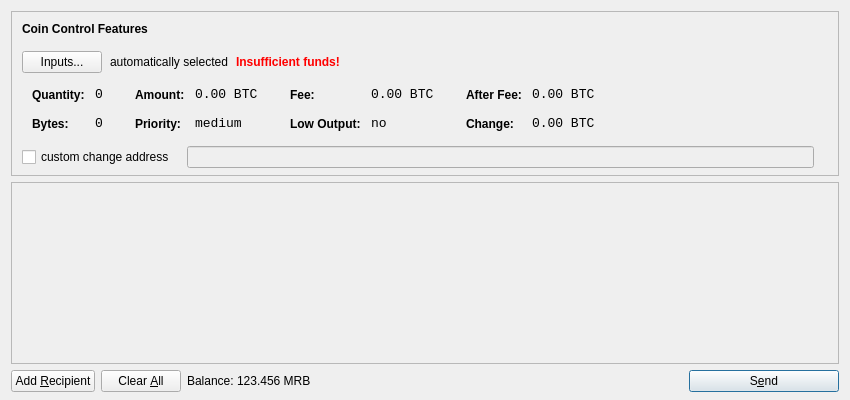
<?xml version="1.0" encoding="UTF-8"?>
<ui version="4.0">
 <class>SendCoinsDialog</class>
 <widget class="QDialog" name="SendCoinsDialog">
  <property name="geometry">
   <rect>
    <x>0</x>
    <y>0</y>
    <width>850</width>
    <height>400</height>
   </rect>
  </property>
  <property name="windowTitle">
   <string>Send Coins</string>
  </property>
  <layout class="QVBoxLayout" name="verticalLayout" stretch="0,1,0">
   <property name="bottomMargin">
    <number>8</number>
   </property>
   <item>
    <widget class="QFrame" name="frameCoinControl">
     <property name="sizePolicy">
      <sizepolicy hsizetype="Expanding" vsizetype="Expanding">
       <horstretch>0</horstretch>
       <verstretch>0</verstretch>
      </sizepolicy>
     </property>
     <property name="maximumSize">
      <size>
       <width>16777215</width>
       <height>16777215</height>
      </size>
     </property>
     <property name="frameShape">
      <enum>QFrame::StyledPanel</enum>
     </property>
     <property name="frameShadow">
      <enum>QFrame::Sunken</enum>
     </property>
     <layout class="QVBoxLayout" name="verticalLayoutCoinControl2">
      <property name="spacing">
       <number>-1</number>
      </property>
      <property name="leftMargin">
       <number>0</number>
      </property>
      <property name="topMargin">
       <number>0</number>
      </property>
      <property name="rightMargin">
       <number>0</number>
      </property>
      <property name="bottomMargin">
       <number>6</number>
      </property>
      <item>
       <layout class="QVBoxLayout" name="verticalLayoutCoinControl" stretch="0,0,0,0,1">
        <property name="spacing">
         <number>0</number>
        </property>
        <property name="leftMargin">
         <number>10</number>
        </property>
        <property name="topMargin">
         <number>10</number>
        </property>
        <item>
         <layout class="QHBoxLayout" name="horizontalLayoutCoinControl1">
          <property name="bottomMargin">
           <number>15</number>
          </property>
          <item>
           <widget class="QLabel" name="labelCoinControlFeatures">
            <property name="sizePolicy">
             <sizepolicy hsizetype="Preferred" vsizetype="Maximum">
              <horstretch>0</horstretch>
              <verstretch>0</verstretch>
             </sizepolicy>
            </property>
            <property name="font">
             <font>
              <weight>75</weight>
              <bold>true</bold>
             </font>
            </property>
            <property name="styleSheet">
             <string notr="true">font-weight:bold;</string>
            </property>
            <property name="text">
             <string>Coin Control Features</string>
            </property>
           </widget>
          </item>
         </layout>
        </item>
        <item>
         <layout class="QHBoxLayout" name="horizontalLayoutCoinControl2" stretch="0,0,0,0">
          <property name="spacing">
           <number>8</number>
          </property>
          <property name="bottomMargin">
           <number>10</number>
          </property>
          <item>
           <widget class="QPushButton" name="pushButtonCoinControl">
            <property name="styleSheet">
             <string notr="true"/>
            </property>
            <property name="text">
             <string>Inputs...</string>
            </property>
           </widget>
          </item>
          <item>
           <widget class="QLabel" name="labelCoinControlAutomaticallySelected">
            <property name="text">
             <string>automatically selected</string>
            </property>
            <property name="margin">
             <number>5</number>
            </property>
           </widget>
          </item>
          <item>
           <widget class="QLabel" name="labelCoinControlInsuffFunds">
            <property name="font">
             <font>
              <weight>75</weight>
              <bold>true</bold>
             </font>
            </property>
            <property name="styleSheet">
             <string notr="true">color:red;font-weight:bold;</string>
            </property>
            <property name="text">
             <string>Insufficient funds!</string>
            </property>
            <property name="margin">
             <number>5</number>
            </property>
           </widget>
          </item>
          <item>
           <spacer name="horizontalSpacerCoinControl">
            <property name="orientation">
             <enum>Qt::Horizontal</enum>
            </property>
            <property name="sizeHint" stdset="0">
             <size>
              <width>40</width>
              <height>1</height>
             </size>
            </property>
           </spacer>
          </item>
         </layout>
        </item>
        <item>
         <widget class="QWidget" name="widgetCoinControl" native="true">
          <property name="sizePolicy">
           <sizepolicy hsizetype="Preferred" vsizetype="Preferred">
            <horstretch>0</horstretch>
            <verstretch>0</verstretch>
           </sizepolicy>
          </property>
          <property name="minimumSize">
           <size>
            <width>0</width>
            <height>0</height>
           </size>
          </property>
          <property name="styleSheet">
           <string notr="true"/>
          </property>
          <layout class="QHBoxLayout" name="horizontalLayoutCoinControl5">
           <property name="margin">
            <number>0</number>
           </property>
           <item>
            <layout class="QHBoxLayout" name="horizontalLayoutCoinControl3" stretch="0,0,0,1">
             <property name="spacing">
              <number>20</number>
             </property>
             <property name="topMargin">
              <number>0</number>
             </property>
             <property name="bottomMargin">
              <number>10</number>
             </property>
             <item>
              <layout class="QFormLayout" name="formLayoutCoinControl1">
               <property name="horizontalSpacing">
                <number>10</number>
               </property>
               <property name="verticalSpacing">
                <number>14</number>
               </property>
               <property name="leftMargin">
                <number>10</number>
               </property>
               <property name="topMargin">
                <number>4</number>
               </property>
               <property name="rightMargin">
                <number>6</number>
               </property>
               <item row="0" column="0">
                <widget class="QLabel" name="labelCoinControlQuantityText">
                 <property name="styleSheet">
                  <string notr="true">font-weight:bold;</string>
                 </property>
                 <property name="text">
                  <string>Quantity:</string>
                 </property>
                 <property name="margin">
                  <number>0</number>
                 </property>
                </widget>
               </item>
               <item row="0" column="1">
                <widget class="QLabel" name="labelCoinControlQuantity">
                 <property name="font">
                  <font>
                   <family>Monospace</family>
                   <pointsize>10</pointsize>
                  </font>
                 </property>
                 <property name="cursor">
                  <cursorShape>IBeamCursor</cursorShape>
                 </property>
                 <property name="contextMenuPolicy">
                  <enum>Qt::ActionsContextMenu</enum>
                 </property>
                 <property name="text">
                  <string notr="true">0</string>
                 </property>
                 <property name="margin">
                  <number>0</number>
                 </property>
                 <property name="textInteractionFlags">
                  <set>Qt::LinksAccessibleByMouse|Qt::TextSelectableByKeyboard|Qt::TextSelectableByMouse</set>
                 </property>
                </widget>
               </item>
               <item row="1" column="0">
                <widget class="QLabel" name="labelCoinControlBytesText">
                 <property name="styleSheet">
                  <string notr="true">font-weight:bold;</string>
                 </property>
                 <property name="text">
                  <string>Bytes:</string>
                 </property>
                </widget>
               </item>
               <item row="1" column="1">
                <widget class="QLabel" name="labelCoinControlBytes">
                 <property name="font">
                  <font>
                   <family>Monospace</family>
                   <pointsize>10</pointsize>
                  </font>
                 </property>
                 <property name="cursor">
                  <cursorShape>IBeamCursor</cursorShape>
                 </property>
                 <property name="contextMenuPolicy">
                  <enum>Qt::ActionsContextMenu</enum>
                 </property>
                 <property name="text">
                  <string notr="true">0</string>
                 </property>
                 <property name="textInteractionFlags">
                  <set>Qt::LinksAccessibleByMouse|Qt::TextSelectableByKeyboard|Qt::TextSelectableByMouse</set>
                 </property>
                </widget>
               </item>
              </layout>
             </item>
             <item>
              <layout class="QFormLayout" name="formLayoutCoinControl2">
               <property name="horizontalSpacing">
                <number>10</number>
               </property>
               <property name="verticalSpacing">
                <number>14</number>
               </property>
               <property name="leftMargin">
                <number>6</number>
               </property>
               <property name="topMargin">
                <number>4</number>
               </property>
               <property name="rightMargin">
                <number>6</number>
               </property>
               <item row="0" column="0">
                <widget class="QLabel" name="labelCoinControlAmountText">
                 <property name="styleSheet">
                  <string notr="true">font-weight:bold;</string>
                 </property>
                 <property name="text">
                  <string>Amount:</string>
                 </property>
                 <property name="margin">
                  <number>0</number>
                 </property>
                </widget>
               </item>
               <item row="0" column="1">
                <widget class="QLabel" name="labelCoinControlAmount">
                 <property name="font">
                  <font>
                   <family>Monospace</family>
                   <pointsize>10</pointsize>
                  </font>
                 </property>
                 <property name="cursor">
                  <cursorShape>IBeamCursor</cursorShape>
                 </property>
                 <property name="contextMenuPolicy">
                  <enum>Qt::ActionsContextMenu</enum>
                 </property>
                 <property name="text">
                  <string notr="true">0.00 BTC</string>
                 </property>
                 <property name="textInteractionFlags">
                  <set>Qt::LinksAccessibleByMouse|Qt::TextSelectableByKeyboard|Qt::TextSelectableByMouse</set>
                 </property>
                </widget>
               </item>
               <item row="1" column="0">
                <widget class="QLabel" name="labelCoinControlPriorityText">
                 <property name="styleSheet">
                  <string notr="true">font-weight:bold;</string>
                 </property>
                 <property name="text">
                  <string>Priority:</string>
                 </property>
                </widget>
               </item>
               <item row="1" column="1">
                <widget class="QLabel" name="labelCoinControlPriority">
                 <property name="font">
                  <font>
                   <family>Monospace</family>
                   <pointsize>10</pointsize>
                  </font>
                 </property>
                 <property name="cursor">
                  <cursorShape>IBeamCursor</cursorShape>
                 </property>
                 <property name="contextMenuPolicy">
                  <enum>Qt::ActionsContextMenu</enum>
                 </property>
                 <property name="text">
                  <string>medium</string>
                 </property>
                 <property name="textInteractionFlags">
                  <set>Qt::LinksAccessibleByMouse|Qt::TextSelectableByKeyboard|Qt::TextSelectableByMouse</set>
                 </property>
                </widget>
               </item>
              </layout>
             </item>
             <item>
              <layout class="QFormLayout" name="formLayoutCoinControl3">
               <property name="horizontalSpacing">
                <number>10</number>
               </property>
               <property name="verticalSpacing">
                <number>14</number>
               </property>
               <property name="leftMargin">
                <number>6</number>
               </property>
               <property name="topMargin">
                <number>4</number>
               </property>
               <property name="rightMargin">
                <number>6</number>
               </property>
               <item row="0" column="0">
                <widget class="QLabel" name="labelCoinControlFeeText">
                 <property name="styleSheet">
                  <string notr="true">font-weight:bold;</string>
                 </property>
                 <property name="text">
                  <string>Fee:</string>
                 </property>
                 <property name="margin">
                  <number>0</number>
                 </property>
                </widget>
               </item>
               <item row="0" column="1">
                <widget class="QLabel" name="labelCoinControlFee">
                 <property name="font">
                  <font>
                   <family>Monospace</family>
                   <pointsize>10</pointsize>
                  </font>
                 </property>
                 <property name="cursor">
                  <cursorShape>IBeamCursor</cursorShape>
                 </property>
                 <property name="contextMenuPolicy">
                  <enum>Qt::ActionsContextMenu</enum>
                 </property>
                 <property name="text">
                  <string notr="true">0.00 BTC</string>
                 </property>
                 <property name="textInteractionFlags">
                  <set>Qt::LinksAccessibleByMouse|Qt::TextSelectableByKeyboard|Qt::TextSelectableByMouse</set>
                 </property>
                </widget>
               </item>
               <item row="1" column="0">
                <widget class="QLabel" name="labelCoinControlLowOutputText">
                 <property name="styleSheet">
                  <string notr="true">font-weight:bold;</string>
                 </property>
                 <property name="text">
                  <string>Low Output:</string>
                 </property>
                </widget>
               </item>
               <item row="1" column="1">
                <widget class="QLabel" name="labelCoinControlLowOutput">
                 <property name="font">
                  <font>
                   <family>Monospace</family>
                   <pointsize>10</pointsize>
                  </font>
                 </property>
                 <property name="cursor">
                  <cursorShape>IBeamCursor</cursorShape>
                 </property>
                 <property name="contextMenuPolicy">
                  <enum>Qt::ActionsContextMenu</enum>
                 </property>
                 <property name="text">
                  <string>no</string>
                 </property>
                 <property name="textInteractionFlags">
                  <set>Qt::LinksAccessibleByMouse|Qt::TextSelectableByKeyboard|Qt::TextSelectableByMouse</set>
                 </property>
                </widget>
               </item>
              </layout>
             </item>
             <item>
              <layout class="QFormLayout" name="formLayoutCoinControl4">
               <property name="horizontalSpacing">
                <number>10</number>
               </property>
               <property name="verticalSpacing">
                <number>14</number>
               </property>
               <property name="leftMargin">
                <number>6</number>
               </property>
               <property name="topMargin">
                <number>4</number>
               </property>
               <property name="rightMargin">
                <number>6</number>
               </property>
               <item row="0" column="0">
                <widget class="QLabel" name="labelCoinControlAfterFeeText">
                 <property name="styleSheet">
                  <string notr="true">font-weight:bold;</string>
                 </property>
                 <property name="text">
                  <string>After Fee:</string>
                 </property>
                 <property name="margin">
                  <number>0</number>
                 </property>
                </widget>
               </item>
               <item row="0" column="1">
                <widget class="QLabel" name="labelCoinControlAfterFee">
                 <property name="font">
                  <font>
                   <family>Monospace</family>
                   <pointsize>10</pointsize>
                  </font>
                 </property>
                 <property name="cursor">
                  <cursorShape>IBeamCursor</cursorShape>
                 </property>
                 <property name="contextMenuPolicy">
                  <enum>Qt::ActionsContextMenu</enum>
                 </property>
                 <property name="text">
                  <string notr="true">0.00 BTC</string>
                 </property>
                 <property name="textInteractionFlags">
                  <set>Qt::LinksAccessibleByMouse|Qt::TextSelectableByKeyboard|Qt::TextSelectableByMouse</set>
                 </property>
                </widget>
               </item>
               <item row="1" column="0">
                <widget class="QLabel" name="labelCoinControlChangeText">
                 <property name="styleSheet">
                  <string notr="true">font-weight:bold;</string>
                 </property>
                 <property name="text">
                  <string>Change:</string>
                 </property>
                </widget>
               </item>
               <item row="1" column="1">
                <widget class="QLabel" name="labelCoinControlChange">
                 <property name="font">
                  <font>
                   <family>Monospace</family>
                   <pointsize>10</pointsize>
                  </font>
                 </property>
                 <property name="cursor">
                  <cursorShape>IBeamCursor</cursorShape>
                 </property>
                 <property name="contextMenuPolicy">
                  <enum>Qt::ActionsContextMenu</enum>
                 </property>
                 <property name="text">
                  <string notr="true">0.00 BTC</string>
                 </property>
                 <property name="textInteractionFlags">
                  <set>Qt::LinksAccessibleByMouse|Qt::TextSelectableByKeyboard|Qt::TextSelectableByMouse</set>
                 </property>
                </widget>
               </item>
              </layout>
             </item>
            </layout>
           </item>
          </layout>
         </widget>
        </item>
        <item>
         <layout class="QHBoxLayout" name="horizontalLayoutCoinControl4" stretch="0,0,0">
          <property name="spacing">
           <number>12</number>
          </property>
          <property name="sizeConstraint">
           <enum>QLayout::SetDefaultConstraint</enum>
          </property>
          <property name="topMargin">
           <number>5</number>
          </property>
          <property name="rightMargin">
           <number>5</number>
          </property>
          <item>
           <widget class="QCheckBox" name="checkBoxCoinControlChange">
            <property name="text">
             <string>custom change address</string>
            </property>
           </widget>
          </item>
          <item>
           <widget class="QLineEdit" name="lineEditCoinControlChange">
            <property name="enabled">
             <bool>false</bool>
            </property>
            <property name="sizePolicy">
             <sizepolicy hsizetype="Expanding" vsizetype="Fixed">
              <horstretch>0</horstretch>
              <verstretch>0</verstretch>
             </sizepolicy>
            </property>
           </widget>
          </item>
          <item>
           <widget class="QLabel" name="labelCoinControlChangeLabel">
            <property name="sizePolicy">
             <sizepolicy hsizetype="Preferred" vsizetype="Expanding">
              <horstretch>0</horstretch>
              <verstretch>0</verstretch>
             </sizepolicy>
            </property>
            <property name="minimumSize">
             <size>
              <width>0</width>
              <height>0</height>
             </size>
            </property>
            <property name="text">
             <string/>
            </property>
            <property name="margin">
             <number>3</number>
            </property>
           </widget>
          </item>
         </layout>
        </item>
        <item>
         <spacer name="verticalSpacerCoinControl">
          <property name="orientation">
           <enum>Qt::Vertical</enum>
          </property>
          <property name="sizeHint" stdset="0">
           <size>
            <width>800</width>
            <height>1</height>
           </size>
          </property>
         </spacer>
        </item>
       </layout>
      </item>
     </layout>
    </widget>
   </item>
   <item>
    <widget class="QScrollArea" name="scrollArea">
     <property name="widgetResizable">
      <bool>true</bool>
     </property>
     <widget class="QWidget" name="scrollAreaWidgetContents">
      <property name="geometry">
       <rect>
        <x>0</x>
        <y>0</y>
        <width>830</width>
        <height>165</height>
       </rect>
      </property>
      <layout class="QVBoxLayout" name="verticalLayout_2">
       <property name="margin">
        <number>0</number>
       </property>
       <item>
        <layout class="QVBoxLayout" name="entries">
         <property name="spacing">
          <number>6</number>
         </property>
        </layout>
       </item>
       <item>
        <spacer name="verticalSpacer">
         <property name="orientation">
          <enum>Qt::Vertical</enum>
         </property>
         <property name="sizeHint" stdset="0">
          <size>
           <width>20</width>
           <height>40</height>
          </size>
         </property>
        </spacer>
       </item>
      </layout>
     </widget>
    </widget>
   </item>
   <item>
    <layout class="QHBoxLayout" name="horizontalLayout">
     <item>
      <widget class="QPushButton" name="addButton">
       <property name="toolTip">
        <string>Send to multiple recipients at once</string>
       </property>
       <property name="text">
        <string>Add &amp;Recipient</string>
       </property>
       <property name="icon">
        <iconset resource="../bitcoin.qrc">
         <normaloff>:/icons/add</normaloff>:/icons/add</iconset>
       </property>
       <property name="autoDefault">
        <bool>false</bool>
       </property>
      </widget>
     </item>
     <item>
      <widget class="QPushButton" name="clearButton">
       <property name="sizePolicy">
        <sizepolicy hsizetype="Minimum" vsizetype="Fixed">
         <horstretch>0</horstretch>
         <verstretch>0</verstretch>
        </sizepolicy>
       </property>
       <property name="toolTip">
        <string>Remove all transaction fields</string>
       </property>
       <property name="text">
        <string>Clear &amp;All</string>
       </property>
       <property name="icon">
        <iconset resource="../bitcoin.qrc">
         <normaloff>:/icons/remove</normaloff>:/icons/remove</iconset>
       </property>
       <property name="autoRepeatDelay">
        <number>300</number>
       </property>
       <property name="autoDefault">
        <bool>false</bool>
       </property>
      </widget>
     </item>
     <item>
      <layout class="QHBoxLayout" name="horizontalLayout_2">
       <property name="spacing">
        <number>3</number>
       </property>
       <item>
        <widget class="QLabel" name="label">
         <property name="text">
          <string>Balance:</string>
         </property>
        </widget>
       </item>
       <item>
        <widget class="QLabel" name="labelBalance">
         <property name="cursor">
          <cursorShape>IBeamCursor</cursorShape>
         </property>
         <property name="text">
          <string>123.456 MRB</string>
         </property>
         <property name="textInteractionFlags">
          <set>Qt::LinksAccessibleByMouse|Qt::TextSelectableByKeyboard|Qt::TextSelectableByMouse</set>
         </property>
        </widget>
       </item>
      </layout>
     </item>
     <item>
      <spacer name="horizontalSpacer">
       <property name="orientation">
        <enum>Qt::Horizontal</enum>
       </property>
       <property name="sizeHint" stdset="0">
        <size>
         <width>40</width>
         <height>20</height>
        </size>
       </property>
      </spacer>
     </item>
     <item>
      <widget class="QPushButton" name="sendButton">
       <property name="minimumSize">
        <size>
         <width>150</width>
         <height>0</height>
        </size>
       </property>
       <property name="toolTip">
        <string>Confirm the send action</string>
       </property>
       <property name="text">
        <string>S&amp;end</string>
       </property>
       <property name="icon">
        <iconset resource="../bitcoin.qrc">
         <normaloff>:/icons/send</normaloff>:/icons/send</iconset>
       </property>
       <property name="default">
        <bool>true</bool>
       </property>
      </widget>
     </item>
    </layout>
   </item>
  </layout>
 </widget>
 <resources>
  <include location="../bitcoin.qrc"/>
 </resources>
 <connections/>
</ui>
